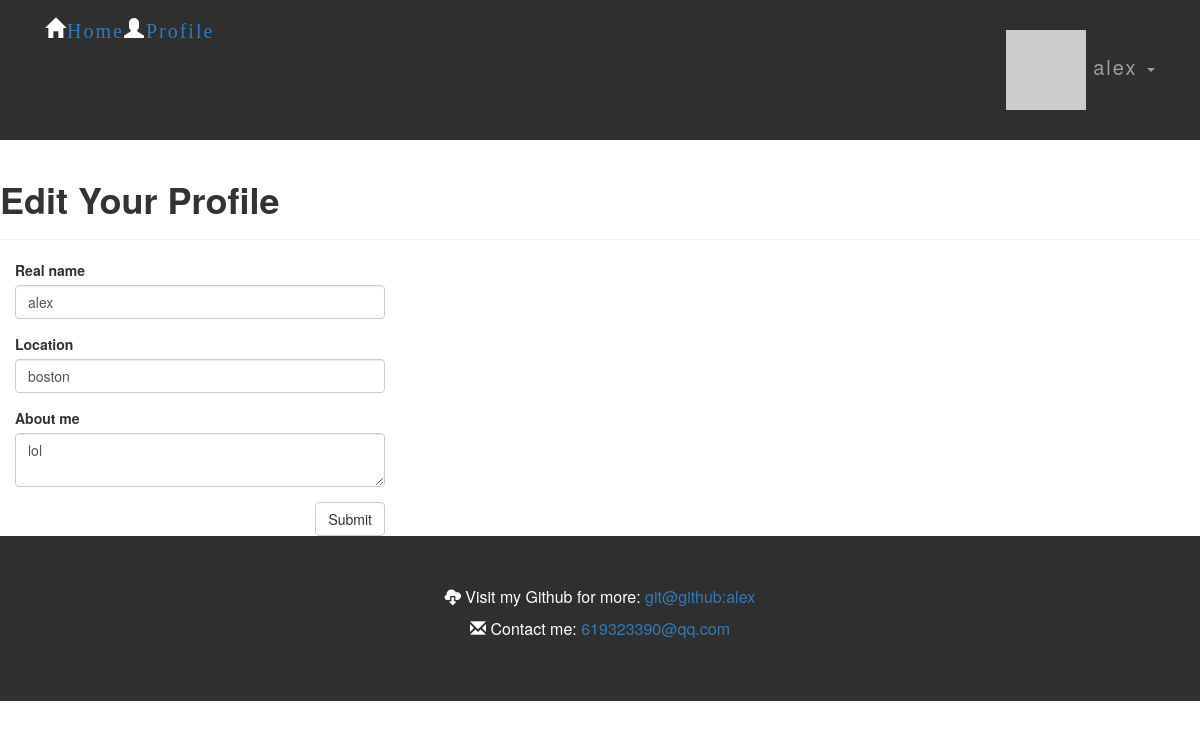
The app's page /edit-profile (signed in) with its own data.
### app/models.py (models this page shows, shortened)
class User(UserMixin,db.Model):
    __tablename__ = 'users'
    sqlite_autoincrement = True
    id = db.Column(db.Integer, primary_key=True)
    email = db.Column(db.String(64), unique=True, index=True)
    username = db.Column(db.String(64), unique=True, index=True)
    role_id = db.Column(db.Integer, db.ForeignKey('roles.id'))
    password_hash = db.Column(db.String(128))
    confirmed = db.Column(db.Boolean, default=False)
    name = db.Column(db.String(64))
    location = db.Column(db.String(64))
    about_me = db.Column(db.Text())
    member_since = db.Column(db.DateTime(), default=datetime.utcnow)
    last_seen = db.Column(db.DateTime(), default=datetime.utcnow)
    avatar_hash = db.Column(db.String(32))
    posts = db.relationship('Post', backref='author', lazy='dynamic')  # posts和comments都需要关联author才行，所以两个都有
    comments = db.relationship('Comment', backref='author', lazy='dynamic')
    @property
    def password(self):  # 若尝试读取password的值会返回属性错误，因为生成了散列值后不能还原
        raise AttributeError('password is not a readable attribute')
    def ping(self):
        self.last_seen = datetime.utcnow()
        db.session.add(self)
    def gravatar(self, size=100, default='identicon', rating='g'):
        if request.is_secure:
            url = 'https://secure.gravatar.com/avatar'
        else:
            url = 'http://cn.gravatar.com/avatar'
        hash = self.avatar_hash or hashlib.md5(self.email.encode('utf-8')).hexdigest()
        return '{url}/{hash}?s={size}&d={default}&r={rating}'.format(
            url=url, hash=hash, size=size, default=default, rating=rating)

### app/main/views.py (the view, shortened to what this page needs)
@main.route('/edit-profile', methods=['GET', 'POST'])
@login_required
def edit_profile():
    form = EditProfileForm()
    form.name.data = current_user.name
    form.location.data = current_user.location
    form.about_me.data = current_user.about_me
    return render_template('edit_profile.html', form=form)

### app/main/forms.py
class EditProfileForm(Form):
    name = StringField('Real name', validators=[Length(0, 64)])
    location = StringField('Location', validators=[Length(0, 64)])
    about_me = TextAreaField('About me')
    submit = SubmitField('Submit')

### app/auth/views.py (called while the page is built)
@auth.before_app_request
def before_request():
    if current_user.is_authenticated:
        current_user.ping()
        if not current_user.confirmed \
                and request.endpoint[:5] != 'auth.' \
                and request.endpoint != 'static':
            return redirect(url_for('auth.unconfirmed'))

### app/main/__init__.py (called while the page is built)
@main.app_context_processor  # 把permission类加入模板
def inject_permissions():
    return dict(Permission=Permission)

### app/models.py (called while the page is built)
@login_manager.user_loader  # 此乃回调函数，用来加载用户，不然就会提示User没有登陆激活了（'User' object has no attribute 'is_active'）
def load_user(user_id):
    return User.query.get(int(user_id))

### app/templates/edit_profile.html (shortened to what this page needs)
{% extends "base.html" %}
{% import "bootstrap/wtf.html" as wtf %}
{% block page_content %}
<div class="page-header">
    <h1>Edit Your Profile</h1>
</div>
<div class="col-md-4">
    {{ wtf.quick_form(form) }}
</div>
{% endblock %}

### app/templates/base.html (shortened to what this page needs)
{% extends "bootstrap/base.html" %}
{% block head %}
{{ super() }}
<link rel="stylesheet" type="text/css" href="{{ url_for('static', filename='styles.css') }}">
{% endblock %}
{% block navbar %}
<div class="navbar navbar-inverse bg-4" role="navigation">
    <div class="container bg-4">
        <div class="navbar-collapse collapse">
            <ul class="nav navbar-nav">
                <li>
                    <span class="glyphicon glyphicon-home"><a href="{{ url_for('main.index') }}">Home</a></span>
                </li>
                {% if current_user.is_authenticated %}
                <li>
                    <span class="glyphicon glyphicon-user"><a href="{{ url_for('main.user', username=current_user.username) }}">Profile</a></span>
                </li>
                {% endif %}
            </ul>
            <ul class="nav navbar-nav navbar-right">
                {% if current_user.is_authenticated %}
                <li class="dropdown">
                    <a href="#" class="dropdown-toggle" data-toggle="dropdown">
                        <img src="{{ current_user.gravatar(size=18) }}">
                        {{ current_user.name }} <b class="caret"></b>
                    </a>
                </li>
                {% else %}
                <li><a href="{{ url_for('auth.login') }}">Log In</a></li>
                {% endif %}
            </ul>
        </div>
    </div>
</div>
{% endblock %}
{% block content %}
{% block page_content %}{% endblock %}
<div class="container">
</div>
<footer class="container-fluid bg-4 text-center">
  <p><span class="glyphicon glyphicon-cloud-download"></span> Visit my Github for more:
    <a href="http://www.github.com/tknnn" target="_blank">
      git@github:alex
    </a>
  </p>
  <p> <span class="glyphicon glyphicon-envelope"></span> Contact me: <a href="mailto:619323390@qq.com ">619323390@qq.com </a></p>
</footer>
{% endblock %}

### app/static/styles.css (style rules this page uses)
.btn { float: right; }
form { padding-bottom: 30px; }
.container-fluid { padding-top: 50px; padding-bottom: 50px; }
.page-header { padding-top: 20px; margin: 0 0 20px; }
.navbar { padding-top: 15px; padding-bottom: 15px; border: 0; border-radius: 0; margin-bottom: 0; }

### app/static/typography.css (style rules this page uses)
h1,h2,h3,h4,h5 { font-weight: bold; }
p { font-size: 16px; }
.navbar { font-size: 20px; letter-spacing: 2px; }

### app/static/color.css (style rules this page uses)
.bg-4 { background-color: #2f2f2f; color: #ffffff; }

### records on screen
User: name "alex", location "boston", about_me "lol"
